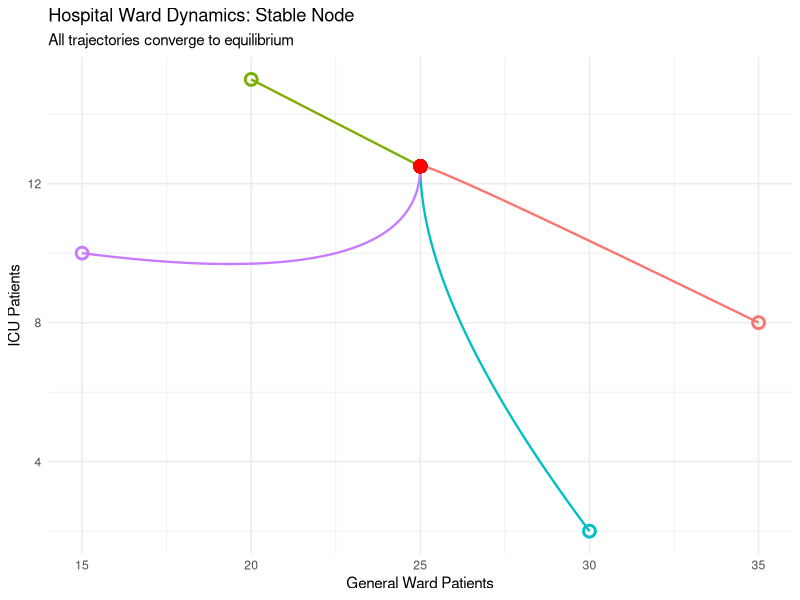
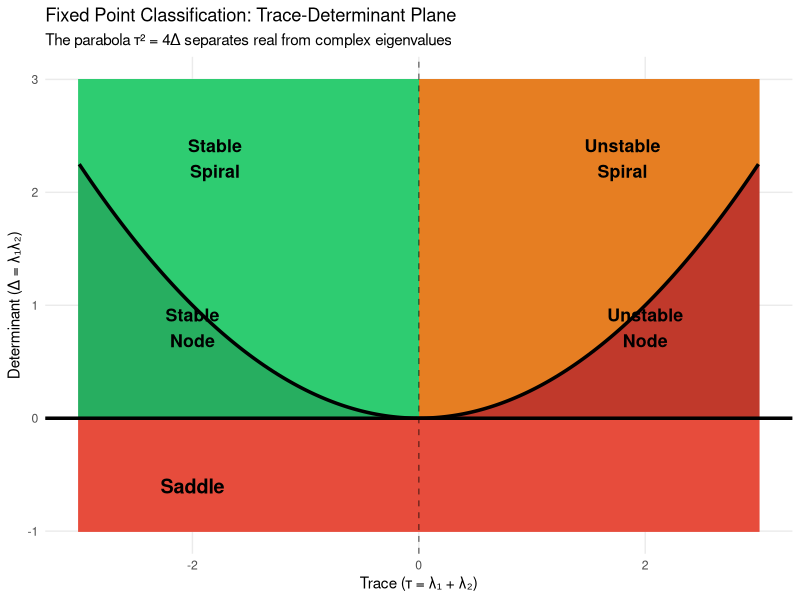
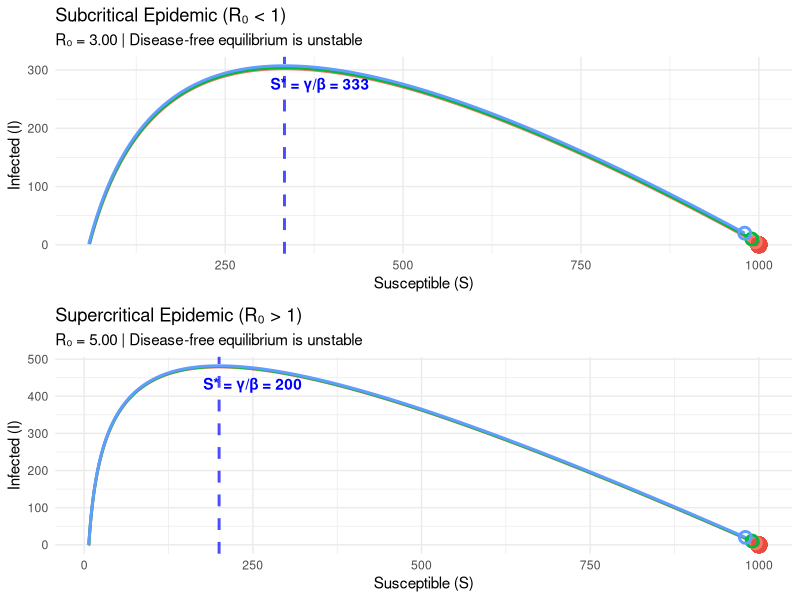

Here is the R script that generated these plots, in order:
## ---- chunk 1
# Hospital ward patient flow model
library(ggplot2)
library(deSolve)
library(gridExtra)

# Define the system
hospital_flow <- function(t, state, parameters) {
  with(as.list(c(state, parameters)), {
    dx <- lambda - (alpha + beta)*x
    dy <- alpha*x - (gamma + delta)*y
    list(c(dx, dy))
  })
}

# Set realistic parameters (rates per day)
params <- list(
  lambda = 10,    # 10 patients arrive per day
  alpha = 0.1,    # 10% of general ward patients transfer to ICU per day
  beta = 0.3,     # 30% of general ward patients discharge per day
  gamma = 0.15,   # 15% of ICU patients recover and discharge per day
  delta = 0.05    # 5% mortality rate in ICU per day
)

# Calculate equilibrium
x_star <- params$lambda / (params$alpha + params$beta)
y_star <- (params$alpha * params$lambda) / 
          ((params$alpha + params$beta) * (params$gamma + params$delta))

cat("Equilibrium point:\n")
cat(sprintf("General ward: %.2f patients\n", x_star))
cat(sprintf("ICU: %.2f patients\n\n", y_star))

# Calculate Jacobian at equilibrium
J <- matrix(c(
  -(params$alpha + params$beta), 0,
  params$alpha, -(params$gamma + params$delta)
), nrow = 2, byrow = TRUE)

cat("Jacobian matrix:\n")
print(J)

# Calculate eigenvalues and eigenvectors
eig <- eigen(J)
cat("\nEigenvalues:\n")
print(eig$values)
cat("\nEigenvectors:\n")
print(eig$vectors)

# Simulate trajectories from different initial conditions
times <- seq(0, 30, by = 0.1)
initial_conditions <- list(
  c(x = 35, y = 8),
  c(x = 20, y = 15),
  c(x = 30, y = 2),
  c(x = 15, y = 10)
)

trajectories <- lapply(initial_conditions, function(ic) {
  solution <- ode(y = ic, times = times, func = hospital_flow, parms = params)
  data.frame(solution)
})

# Plot phase portrait
plot_data <- do.call(rbind, lapply(seq_along(trajectories), function(i) {
  cbind(trajectories[[i]], trajectory = i)
}))

ggplot(plot_data, aes(x = x, y = y, color = factor(trajectory))) +
  geom_path(size = 0.8) +
  geom_point(aes(x = x_star, y = y_star), color = "red", size = 4, shape = 19) +
  geom_point(data = plot_data[plot_data$time == 0, ], 
             aes(x = x, y = y), size = 3, shape = 1, stroke = 1.5) +
  labs(
    title = "Hospital Ward Dynamics: Stable Node",
    subtitle = "All trajectories converge to equilibrium",
    x = "General Ward Patients",
    y = "ICU Patients"
  ) +
  theme_minimal() +
  theme(legend.position = "none")
## ---- chunk 2
# Create trace-determinant phase diagram
tau_seq <- seq(-3, 3, length.out = 300)
det_seq <- seq(-1, 3, length.out = 300)
grid <- expand.grid(tau = tau_seq, det = det_seq)

# Classify fixed points based on trace and determinant
grid$type <- with(grid, {
  discriminant <- tau^2 - 4*det
  
  ifelse(det < 0, "Saddle",
  ifelse(det == 0, "Boundary",
  ifelse(tau^2 < 4*det & tau < 0, "Stable Spiral",
  ifelse(tau^2 < 4*det & tau > 0, "Unstable Spiral",
  ifelse(tau^2 > 4*det & tau < 0, "Stable Node",
  ifelse(tau^2 > 4*det & tau > 0, "Unstable Node",
  ifelse(abs(tau) < 0.05 & det > 0, "Center", "Boundary")))))))
})

# Create parabola boundary
parabola <- data.frame(tau = tau_seq, det = tau_seq^2/4)

ggplot(grid, aes(x = tau, y = det, fill = type)) +
  geom_raster() +
  geom_line(data = parabola, aes(x = tau, y = det), 
            color = "black", size = 1.2, inherit.aes = FALSE) +
  geom_hline(yintercept = 0, size = 1.2, color = "black") +
  geom_vline(xintercept = 0, linetype = "dashed", alpha = 0.5) +
  annotate("text", x = -2, y = -0.6, label = "Saddle", size = 5, fontface = "bold") +
  annotate("text", x = -1.8, y = 2.3, label = "Stable\nSpiral", size = 4.5, fontface = "bold") +
  annotate("text", x = 1.8, y = 2.3, label = "Unstable\nSpiral", size = 4.5, fontface = "bold") +
  annotate("text", x = -2, y = 0.8, label = "Stable\nNode", size = 4.5, fontface = "bold") +
  annotate("text", x = 2, y = 0.8, label = "Unstable\nNode", size = 4.5, fontface = "bold") +
  scale_fill_manual(values = c(
    "Saddle" = "#e74c3c",
    "Stable Node" = "#27ae60",
    "Stable Spiral" = "#2ecc71",
    "Unstable Node" = "#c0392b",
    "Unstable Spiral" = "#e67e22",
    "Center" = "#f39c12",
    "Boundary" = "gray90"
  )) +
  labs(
    title = "Fixed Point Classification: Trace-Determinant Plane",
    subtitle = "The parabola τ² = 4Δ separates real from complex eigenvalues",
    x = "Trace (τ = λ₁ + λ₂)",
    y = "Determinant (Δ = λ₁λ₂)"
  ) +
  coord_cartesian(xlim = c(-3, 3), ylim = c(-1, 3)) +
  theme_minimal() +
  theme(legend.position = "none",
        panel.grid.minor = element_blank())
## ---- chunk 3
# SIR epidemic model with stability analysis
sir_model <- function(t, state, parameters) {
  with(as.list(c(state, parameters)), {
    dS <- -beta * S * I
    dI <- beta * S * I - gamma * I
    list(c(dS, dI))
  })
}

# Parameters for different epidemic scenarios
N <- 1000
params_subcritical <- list(beta = 0.0003, gamma = 0.1, N = N)
params_supercritical <- list(beta = 0.0005, gamma = 0.1, N = N)

# Calculate R0 for each case
R0_sub <- params_subcritical$beta * N / params_subcritical$gamma
R0_super <- params_supercritical$beta * N / params_supercritical$gamma

cat(sprintf("Subcritical case: R₀ = %.2f (disease dies out)\n", R0_sub))
cat(sprintf("Supercritical case: R₀ = %.2f (epidemic occurs)\n\n", R0_super))

# Simulate both scenarios
simulate_sir <- function(params, I0_values = c(5, 10, 20)) {
  times <- seq(0, 100, by = 0.2)
  
  all_trajs <- lapply(seq_along(I0_values), function(i) {
    initial <- c(S = params$N - I0_values[i], I = I0_values[i])
    solution <- ode(y = initial, times = times, func = sir_model, parms = params)
    data.frame(solution, trajectory = i, I0 = I0_values[i])
  })
  
  do.call(rbind, all_trajs)
}

traj_sub <- simulate_sir(params_subcritical)
traj_super <- simulate_sir(params_supercritical)

# Plot phase portraits with nullclines
plot_sir_phase <- function(traj_data, params, R0, title) {
  # I nullcline: dI/dt = 0 => I = 0 or S = gamma/beta
  S_threshold <- params$gamma / params$beta
  
  p <- ggplot(traj_data, aes(x = S, y = I, color = factor(trajectory))) +
    geom_path(size = 1) +
    geom_vline(xintercept = S_threshold, linetype = "dashed", 
               color = "blue", size = 1, alpha = 0.7) +
    geom_point(aes(x = params$N, y = 0), 
               color = ifelse(R0 < 1, "#27ae60", "#e74c3c"), 
               size = 5, shape = 19) +
    geom_point(data = traj_data[traj_data$time == 0, ],
               aes(x = S, y = I), size = 3, shape = 1, stroke = 1.5) +
    annotate("text", x = S_threshold + 50, y = max(traj_data$I) * 0.9,
             label = sprintf("S* = γ/β = %.0f", S_threshold),
             color = "blue", fontface = "bold") +
    labs(
      title = title,
      subtitle = sprintf("R₀ = %.2f | Disease-free equilibrium is %s",
                        R0, ifelse(R0 < 1, "stable", "unstable")),
      x = "Susceptible (S)",
      y = "Infected (I)"
    ) +
    theme_minimal() +
    theme(legend.position = "none")
  
  return(p)
}

p1 <- plot_sir_phase(traj_sub, params_subcritical, R0_sub, 
                      "Subcritical Epidemic (R₀ < 1)")
p2 <- plot_sir_phase(traj_super, params_supercritical, R0_super, 
                      "Supercritical Epidemic (R₀ > 1)")

grid.arrange(p1, p2, ncol = 1)
